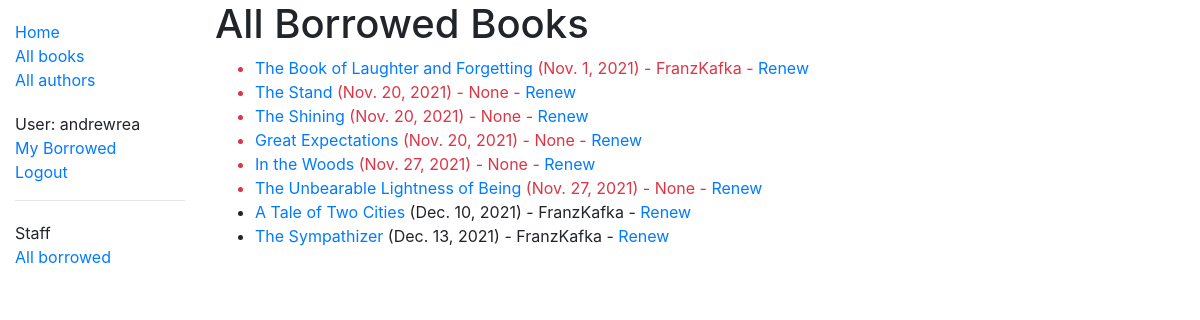
/catalog/borrowed/ (signed in), run on an earlier commit of the app's database.
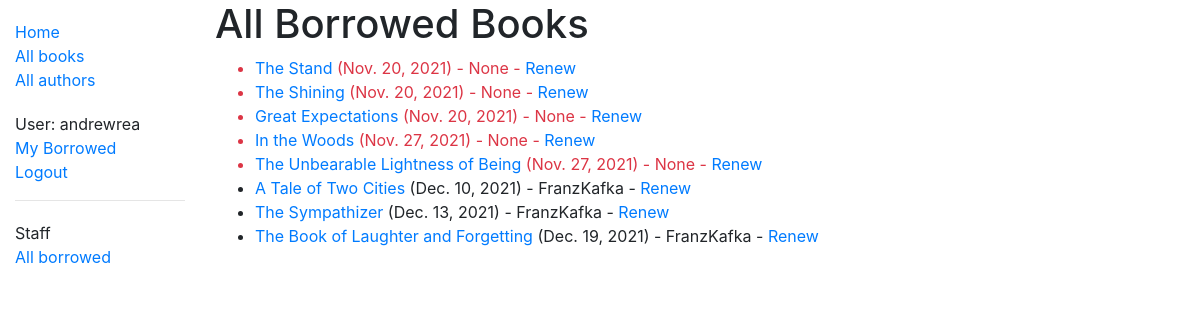
And on a later commit of the database.
### catalog/models.py (models this page shows, shortened)
class BookInstance(models.Model):
    id = models.UUIDField(primary_key=True, default=uuid.uuid4, help_text='Unique ID for this particular book across whole library')
    book = models.ForeignKey('Book', on_delete=models.RESTRICT, null=True)
    imprint = models.CharField(max_length=200)
    due_back = models.DateField(null=True, blank=True)
    borrower = models.ForeignKey(User, on_delete=models.SET_NULL, null=True, blank=True)
    @property
    def is_overdue(self):
        if self.due_back and date.today() > self.due_back:
            return True
        return False
    LOAN_STATUS = (
        ('m', 'Maintainance'),
        ('o', 'On loan'),
        ('a', 'Available'),
        ('r', 'Reserved'),
    )
    status = models.CharField(
        max_length=1,
        choices=LOAN_STATUS,
        blank=True,
        default='m',
        help_text='Book availability',
    )
    class Meta:
        ordering = ['due_back']
        permissions = (("can_mark_returned", "Set book as returned"),)

class Book(models.Model):
    title = models.CharField(max_length=200)
    author = models.ForeignKey('Author', on_delete=models.SET_NULL, null=True)
    summary = models.TextField(max_length=1000, help_text='Enter a brief description of the book')
    isbn = models.CharField('ISBN', max_length=13, unique=True,
                             help_text='13 Character <a href="https://www.isbn-international.org/content/what-isbn">ISBN number</a>')
    genre = models.ManyToManyField(Genre, help_text='Select a genre for this book')
    language = models.ForeignKey('Language', on_delete=models.SET_NULL, null=True)
    def display_genre(self):
        """Create a string for the Genre. This is required to display genre in Admin."""
        return ', '.join(genre.name for genre in self.genre.all()[:3])
    display_genre.short_description = 'Genre'

### catalog/views.py (the view)
# urls.py: path(r'borrowed/', views.LoanedBooksAllListView.as_view(), name='all-borrowed'),
class LoanedBooksAllListView(PermissionRequiredMixin, generic.ListView):
    model = BookInstance
    permission_required = 'catalog.can_mark_returned'
    template_name = 'catalog/bookinstance_list_borrowed_all.html'
    paginate_by = 10
    def get_queryset(self):
        return BookInstance.objects.filter(status__exact='o').order_by('due_back')

### catalog/templates/catalog/bookinstance_list_borrowed_all.html
{% extends "base_generic.html" %}
{% block content %}
    <h1>All Borrowed Books</h1>
    {% if bookinstance_list %}
    <ul>
        {% for bookinst in bookinstance_list %}
        <li class="{% if bookinst.is_overdue %}text-danger{% endif %}">
            <a href="{% url 'book-detail' bookinst.book.pk %}">{{bookinst.book.title}}</a> ({{ bookinst.due_back }}) {%if user.is_staff %}- {{ bookinst.borrower }}{% endif %} {% if perms.catalog.can_mark_returned %}- <a href="{% url 'renew-book-librarian' bookinst.id %}">Renew</a> {% endif %}
        </li>
        {% endfor %}
    </ul>
    {% else %}
        <p>There are no books borrowed.</p>
    {% endif %}
{% endblock %}

What changed in the data, as far as the page shows it:
changed BookInstance "The Book of Laughter and Forgetting": due_back "Nov. 1, 2021" → "Dec. 19, 2021"; moves down the list
